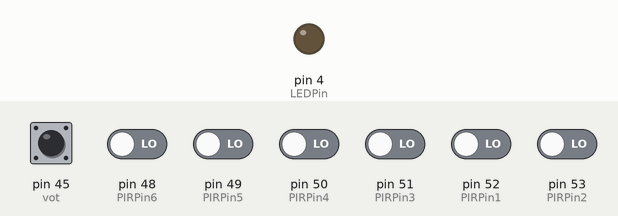
This sketch was run on a simulated Arduino Mega 2560, built with avr-gcc and run on an emulated ATmega2560. On the bench: output pins drawn as LEDs (lit = HIGH). The inputs (shaded band) are chosen by the test bench; at power-on: pin 45 (vot) HIGH, pin 48 (PIRPin6), pin 49 (PIRPin5), pin 50 (PIRPin4), pin 51 (PIRPin3), pin 52 (PIRPin1), pin 53 (PIRPin2) LOW.

Above: at 1.2 s.
1.3 s: pin 45 (vot) pulled LOW for 0.15 s
At 1.37 s:
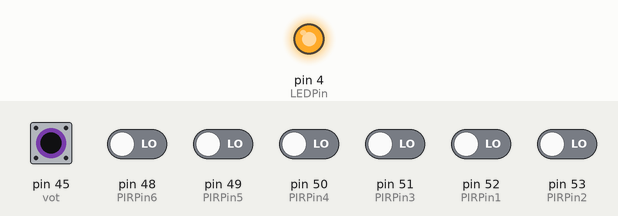
Timing chart, 0 to 4.3 s (numbered marks = the images above; inputs shaded):
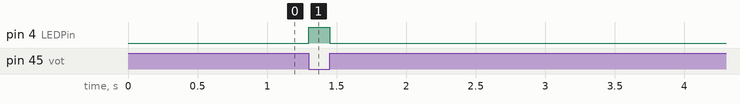

Measured:
- after the input at 1.3 s, pin 4 (LEDPin): LOW → HIGH at once, → LOW 0.15 s later

The sketch:

sensor_presencia.ino
```cpp
#include <SoftwareSerial.h>


const int LEDPin= 4;
const int PIRPin1= 52;
const int PIRPin2= 53;
const int PIRPin3= 51;
const int PIRPin4= 50;
const int PIRPin5= 49;
const int PIRPin6= 48;

int vot=45;
int vvot;

SoftwareSerial mySerial(10, 11); // RX, TX

void setup()
{
  mySerial.begin(9600); // Comienzo de la comunicación serie

  pinMode(LEDPin, OUTPUT);
  pinMode(PIRPin1, INPUT);
  pinMode(PIRPin2, INPUT);
  pinMode(PIRPin3, INPUT);
  pinMode(PIRPin4, INPUT);
  pinMode(PIRPin5, INPUT);
  pinMode(PIRPin6, INPUT);

  pinMode(vot, INPUT);

}

void loop()
{
  digitalWrite(vot, HIGH);
  vvot=digitalRead(45);

  int value1= digitalRead(PIRPin1);
  int value2= digitalRead(PIRPin2);
  int value3= digitalRead(PIRPin3);
  int value4= digitalRead(PIRPin4);
  int value5= digitalRead(PIRPin5);
  int value6= digitalRead(PIRPin6);

 if (mySerial.read()==('V')){
  if (value1 == HIGH)//--------------------------------------1
  {
    digitalWrite(LEDPin, HIGH);
    delay(50);
    digitalWrite(LEDPin, LOW);
    delay(50);
    mySerial.write('A');
  }
  else if (value2 == HIGH)//--------------------------------------2
  {
    digitalWrite(LEDPin, HIGH);
    delay(50);
    digitalWrite(LEDPin, LOW);
    delay(50);
    mySerial.write('A');
  }
  else if (value3 == HIGH)//--------------------------------------3
  {
    digitalWrite(LEDPin, HIGH);
    delay(50);
    digitalWrite(LEDPin, LOW);
    delay(50);
    mySerial.write('A');
  }
  else if (value4 == HIGH)//--------------------------------------4
  {
    digitalWrite(LEDPin, HIGH);
    delay(50);
    digitalWrite(LEDPin, LOW);
    delay(50);
    mySerial.write('A');
  }
  else if (value5 == HIGH)//--------------------------------------5
  {
    digitalWrite(LEDPin, HIGH);
    delay(50);
    digitalWrite(LEDPin, LOW);
    delay(50);
    mySerial.write('A');
  }
  else if (value6 == HIGH)//--------------------------------------6
  {
    digitalWrite(LEDPin, HIGH);
    delay(50);
    digitalWrite(LEDPin, LOW);
    delay(50);
    mySerial.write('A');
  }

  else
  {
    digitalWrite(LEDPin, LOW);
  }
 }
 if(vvot==LOW){
  mySerial.write('C');
  digitalWrite(LEDPin, HIGH);
 }
 else{
  digitalWrite(LEDPin, LOW);
 }
  }
```
